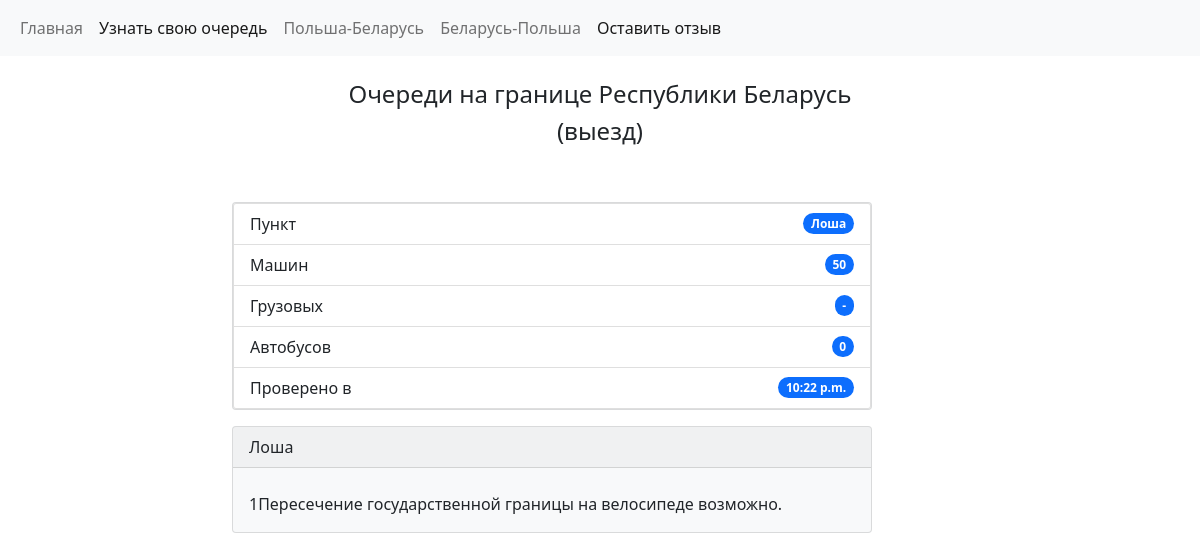
/losha, run on an earlier commit of the app's database.
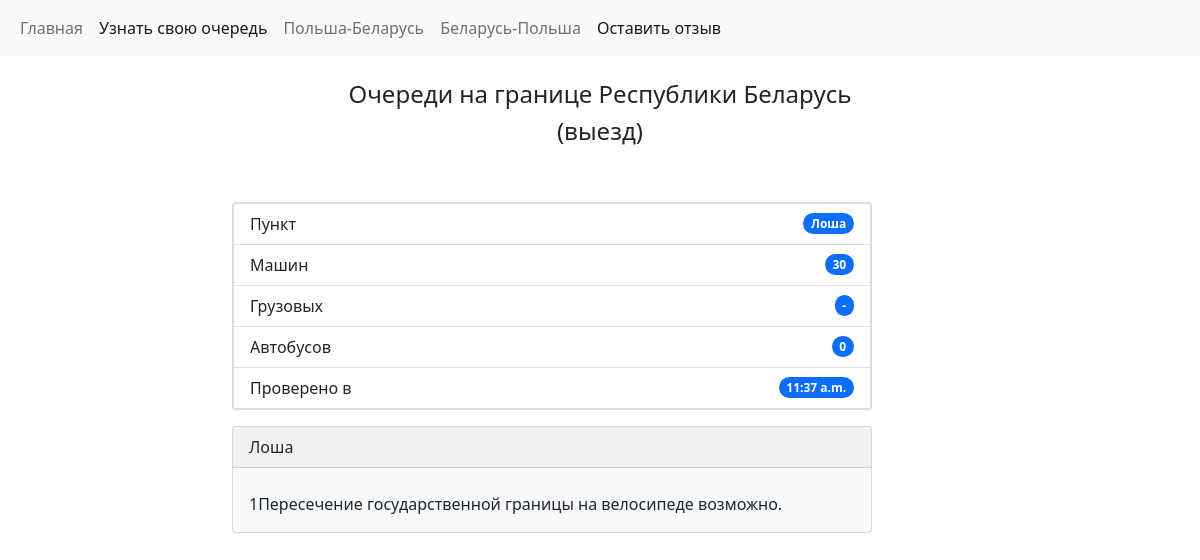
And on a later commit of the database.
### website/models.py (models this page shows, shortened)
class Borders(models.Model):
    location = models.CharField(max_length=100)
    cars = models.CharField(max_length=100)
    buses = models.CharField(max_length=100)
    lorries = models.CharField(max_length=100)
    text = models.TextField(max_length=1600)
    time = models.TimeField(auto_now=True)
    created = models.DateTimeField(auto_now=True)

### website/views.py (the view)
# urls.py: path('losha', views.losha, name='losha'),
def losha(request):
    obj = Borders.objects.get(location='Лоша')
    return render(request, 'losha.html', {'obj': obj})

### website/templates/losha.html (shortened to what this page needs)
{% extends 'base.html' %}
{% block content %}
	<div class="container">
	  <div class="row">
	    <div class="col-sm-2">
	    </div>
	    <div class="col-sm-8">
            <div class="card text-dark bg-light mb-3" style="max-width: 40rem; width: 400">
                <ul class="list-group">
                  <li class="list-group-item d-flex justify-content-between align-items-center">
                    Пункт
                    <span class="badge bg-primary rounded-pill">{{ obj.location }}</span>
                  </li>
                  <li class="list-group-item d-flex justify-content-between align-items-center">
                    Машин
                    <span class="badge bg-primary rounded-pill">{{ obj.cars }}</span>
                  </li>
                  <li class="list-group-item d-flex justify-content-between align-items-center">
                    Грузовых
                    <span class="badge bg-primary rounded-pill">{{ obj.lorries }}</span>
                  </li>
                  <li class="list-group-item d-flex justify-content-between align-items-center">
                    Автобусов
                    <span class="badge bg-primary rounded-pill">{{ obj.buses }}</span>
                  </li>
                  <li class="list-group-item d-flex justify-content-between align-items-center">
                    Проверено в
                    <span class="badge bg-primary rounded-pill">{{ obj.time }}</span>
                  </li>
                </ul>
            </div>
            <div class="card text-dark bg-light mb-3" style="max-width: 40rem;">
              <div class="card-header">{{ obj.location }}</div>
              <div class="card-body">
                <p class="card-text">{{ obj.text }}</p>
              </div>
            </div>
	    </div>
	    <div class="col-sm-2">
	    </div>
	  </div>
	</div>
{% endblock %}

What changed in the data, as far as the page shows it:
changed Borders "Лоша": cars "50" → "30"; time "10:22 p.m." → "11:37 a.m."
